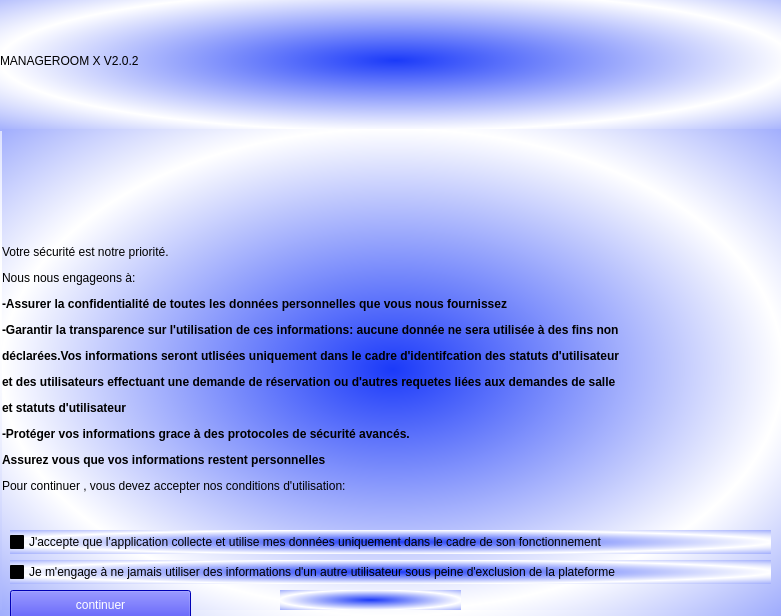
<?xml version="1.0" encoding="UTF-8"?>
<ui version="4.0">
 <class>secondwindow</class>
 <widget class="QWidget" name="secondwindow">
  <property name="geometry">
   <rect>
    <x>0</x>
    <y>0</y>
    <width>781</width>
    <height>616</height>
   </rect>
  </property>
  <property name="windowTitle">
   <string>Form</string>
  </property>
  <property name="styleSheet">
   <string notr="true">background-color:qradialgradient(spread:reflect, cx:0.5, cy:0.5, radius:0.5, fx:0.5, fy:0.5, stop:0 rgba(27, 58, 249, 255), stop:1 rgba(255, 255, 255, 255))</string>
  </property>
  <widget class="QLabel" name="label">
   <property name="geometry">
    <rect>
     <x>0</x>
     <y>-10</y>
     <width>791</width>
     <height>141</height>
    </rect>
   </property>
   <property name="styleSheet">
    <string notr="true">qproperty-alignment:'AlignCenter';
color:black;
font: 900 18pt &quot;Segoe UI&quot;;
font: 900 24pt &quot;Segoe UI&quot;;</string>
   </property>
   <property name="text">
    <string>MANAGEROOM X V2.0.2</string>
   </property>
  </widget>
  <widget class="QLabel" name="label_2">
   <property name="geometry">
    <rect>
     <x>2</x>
     <y>129</y>
     <width>781</width>
     <height>481</height>
    </rect>
   </property>
   <property name="text">
    <string>&lt;html&gt;&lt;head/&gt;&lt;body&gt;&lt;p align=&quot;justify&quot;&gt;Votre sécurité est notre priorité. &lt;/p&gt;&lt;p align=&quot;justify&quot;&gt;Nous nous engageons à:&lt;/p&gt;&lt;p align=&quot;justify&quot;&gt;&lt;span style=&quot; font-weight:700;&quot;&gt;-Assurer la confidentialité de toutes les données personnelles que vous nous fournissez&lt;/span&gt;&lt;/p&gt;&lt;p align=&quot;justify&quot;&gt;&lt;span style=&quot; font-weight:700;&quot;&gt;-Garantir la transparence sur l'utilisation de ces informations: aucune donnée ne sera utilisée à des fins non&lt;/span&gt;&lt;/p&gt;&lt;p&gt;&lt;span style=&quot; font-weight:700;&quot;&gt;déclarées.Vos informations seront utlisées uniquement dans le cadre d'identifcation des statuts d'utilisateur &lt;/span&gt;&lt;/p&gt;&lt;p&gt;&lt;span style=&quot; font-weight:700;&quot;&gt;et des utilisateurs effectuant une demande de réservation ou d'autres requetes liées aux demandes de salle&lt;/span&gt;&lt;/p&gt;&lt;p&gt;&lt;span style=&quot; font-weight:700;&quot;&gt;et statuts d'utilisateur&lt;/span&gt;&lt;/p&gt;&lt;p align=&quot;justify&quot;&gt;&lt;span style=&quot; font-weight:700;&quot;&gt;-Protéger vos informations grace à des protocoles de sécurité avancés.&lt;/span&gt;&lt;/p&gt;&lt;p align=&quot;justify&quot;&gt;&lt;span style=&quot; font-weight:700;&quot;&gt;Assurez vous que vos informations restent personnelles&lt;/span&gt;&lt;/p&gt;&lt;p align=&quot;justify&quot;&gt;Pour continuer , vous devez accepter nos conditions d'utilisation:&lt;/p&gt;&lt;/body&gt;&lt;/html&gt;</string>
   </property>
  </widget>
  <widget class="QCheckBox" name="lblcheckBox1">
   <property name="geometry">
    <rect>
     <x>10</x>
     <y>530</y>
     <width>761</width>
     <height>24</height>
    </rect>
   </property>
   <property name="text">
    <string>J'accepte que l'application collecte et utilise mes données uniquement dans le cadre de son fonctionnement</string>
   </property>
  </widget>
  <widget class="QCheckBox" name="lblcheckBox2">
   <property name="geometry">
    <rect>
     <x>10</x>
     <y>560</y>
     <width>761</width>
     <height>24</height>
    </rect>
   </property>
   <property name="text">
    <string>Je m'engage à ne jamais utiliser des informations d'un autre utilisateur sous peine d'exclusion de la plateforme</string>
   </property>
  </widget>
  <widget class="QPushButton" name="btnContinue">
   <property name="geometry">
    <rect>
     <x>10</x>
     <y>590</y>
     <width>181</width>
     <height>29</height>
    </rect>
   </property>
   <property name="styleSheet">
    <string notr="true">background-color:blue;
color:white;</string>
   </property>
   <property name="text">
    <string>continuer</string>
   </property>
  </widget>
  <widget class="QLabel" name="lblCharge">
   <property name="geometry">
    <rect>
     <x>280</x>
     <y>590</y>
     <width>181</width>
     <height>20</height>
    </rect>
   </property>
   <property name="styleSheet">
    <string notr="true">qproperty-alignment:'AlignCenter';
font: 700 italic 9pt &quot;Segoe UI&quot;;</string>
   </property>
   <property name="text">
    <string/>
   </property>
  </widget>
 </widget>
 <resources/>
 <connections/>
</ui>
